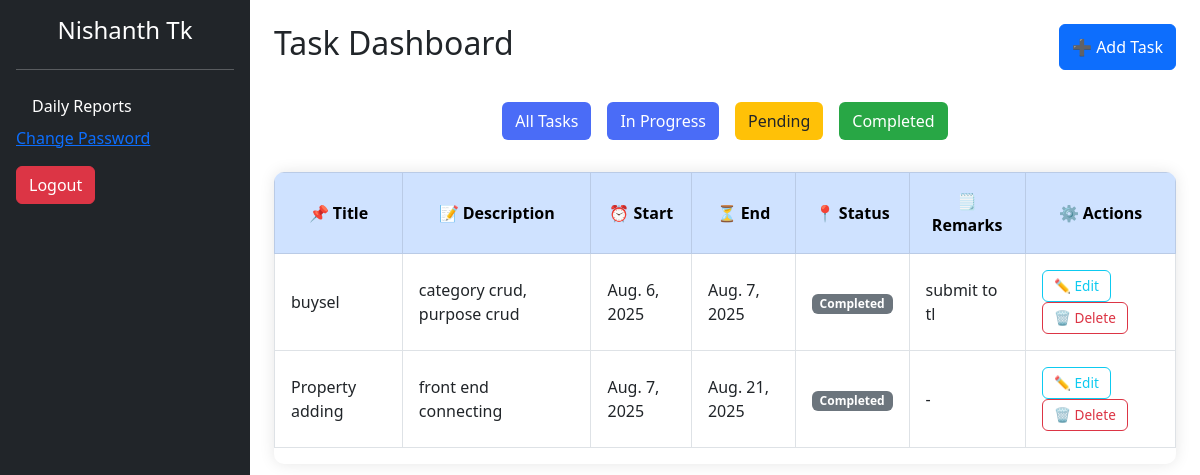
The app's page /?status=completed (signed in) with its own data.
### Taskapp/models.py (models this page shows, shortened)
class Register(models.Model):
    username = models.CharField(max_length=20, unique=True)
    password = models.CharField(max_length=128)  # hashed

class Task(models.Model):
    title = models.CharField(max_length=255)
    description = models.TextField()
    start_date = models.DateField(null=True, blank=True)
    end_date = models.DateField(null=True, blank=True)
    status = models.CharField(max_length=100, null=True, blank=True)
    remarks = models.TextField(null=True, blank=True)
    created_by = models.ForeignKey(Register, on_delete=models.CASCADE)

### Taskapp/views.py (the view, shortened to what this page needs)
# urls.py: path('', views.index, name='index'),
def index(request):
    username = request.session.get('username')
    if not username:
        return redirect('login')  # User not logged in
    try:
        user = Register.objects.get(username=username)
    except Register.DoesNotExist:
        request.session.flush()  # Clear invalid session
        return redirect('login')
    status_filter = request.GET.get('status', 'all')
    if status_filter == 'pending':
        tasks = Task.objects.filter(created_by=user, status__iexact='Pending')
    elif status_filter == 'inprogress':
        tasks = Task.objects.filter(created_by=user, status__iexact='In Progress')
    elif status_filter == 'completed':
        tasks = Task.objects.filter(created_by=user, status__iexact='Completed')
    else:
        tasks = Task.objects.filter(created_by=user)
    today = date.today()
    reminder_tasks = Task.objects.filter(
        created_by=user,
        end_date__range=(today, today + timedelta(days=5)),
        status__in=["Pending", "In Progress"]
    )
    return render(request, 'index.html', {
        'tasks': tasks,
        'username': user.username,
        'reminder_tasks': reminder_tasks
    })

### Taskapp/templates/index.html (shortened to what this page needs)
{% load static %}
<!DOCTYPE html>
<html lang="en">
<head>
    <link rel="stylesheet" href="https://cdn.jsdelivr.net/npm/bootstrap@5.3.0/dist/css/bootstrap.min.css">
</head>
<body style="min-height: 100vh; display: flex;">
<div class="bg-dark text-white p-3" style="width: 250px;">
    <h4 class="mb-4  text-center"> {{ username }}</h4><hr>
    <ul class="nav flex-column">
        <li class="nav-item"><a class="nav-link text-white" href="{% url 'daily_plan' %}">Daily  Reports</a></li>
        <a href="{% url 'change_password' %}">Change Password</a>
        <li class="nav-item mt-3"><a class="btn btn-danger" href="{% url 'logout' %}">Logout</a></li>
    </ul>
</div>
<div class="container-fluid p-4" style="flex: 1;">
    <div class="d-flex justify-content-between mb-3">
        <h2>Task Dashboard</h2>
        <button class="btn btn-primary" data-bs-toggle="modal" data-bs-target="#taskModal" onclick="resetForm()">➕ Add Task</button>
    </div>
<div class="filter-buttons">
    <a href="?status=all" class="btn-link">
        <button class="btn all">All Tasks</button>
    </a>
    <a href="?status=In Progress" class="btn-link">
        <button class="btn all">In Progress</button>
    </a>
    <a href="?status=pending" class="btn-link">
        <button class="btn pending">Pending</button>
    </a>
    <a href="?status=completed" class="btn-link">
        <button class="btn completed">Completed</button>
    </a>
</div>
<div class="table-responsive task-table-wrapper">
    <table class="table table-bordered table-hover align-middle task-table">
        <thead class="table-primary text-center">
            <tr>
                <th>📌 Title</th>
                <th>📝 Description</th>
                <th>⏰ Start</th>
                <th>⏳ End</th>
                <th>📍 Status</th>
                <th>🗒️ Remarks</th>
                <th>⚙️ Actions</th>
            </tr>
        </thead>
        <tbody>
            {% for task in tasks %}
                <tr>
                    <td>{{ task.title }}</td>
                    <td>{{ task.description }}</td>
                    <td>{{ task.start_date }}</td>
                    <td>{{ task.end_date }}</td>
                    <td>
                        {% if task.status == "completed" %}
                            <span class="badge bg-success">Completed</span>
                        {% elif task.status == "pending" %}
                            <span class="badge bg-warning text-dark">Pending</span>
                        {% else %}
                            <span class="badge bg-secondary">{{ task.status }}</span>
                        {% endif %}
                    </td>
                    <td>{{ task.remarks }}</td>
                    <td>
                        <button class="btn btn-sm btn-outline-info me-1" onclick="editTask({{ task.id }})">
                            ✏️ Edit
                        </button>
                        <a href="{% url 'delete_task' task.id %}"
                           class="btn btn-sm btn-outline-danger"
                           onclick="return confirm('Delete this task?')">
                           🗑️ Delete
                        </a>
                    </td>
                </tr>
            {% empty %}
                <tr>
                    <td colspan="7" class="text-center text-muted">No tasks available.</td>
                </tr>
            {% endfor %}
        </tbody>
    </table>
</div>
</div>
</body>
</html>

### Taskapp/templates/index.html (style rules this page uses)
.filter-buttons { display: flex; justify-content: center; gap: 1rem; margin: 2rem 0; }
.btn-link { text-decoration: none; }
.btn.all { background-color: #4a6cf7; color: #fff; }
.btn.pending { background-color: #ffc107; color: #212529; }
.btn.completed { background-color: #28a745; color: #fff; }
.task-table-wrapper { margin-top: 2rem; border-radius: 10px; box-shadow: 0 0 15px rgba(0, 0, 0, 0.1); overflow: hidden; }
.task-table thead { font-size: 1rem; }
.task-table tbody tr:nth-child(even) { background-color: #f8f9fa; }
.task-table td, .task-table th { padding: 1rem; vertical-align: middle; }
.btn-sm { font-size: 0.85rem; padding: 0.3rem 0.7rem; border-radius: 0.375rem; }

### records on screen
Register: username "Nishanth Tk"
Task: title "buysel", description "category crud, purpose crud", start_date "Aug. 6, 2025", end_date "Aug. 7, 2025", status "Completed", remarks "submit to tl"
Task: title "Property adding", description "front end connecting", start_date "Aug. 7, 2025", end_date "Aug. 21, 2025", status "Completed", remarks "-"
